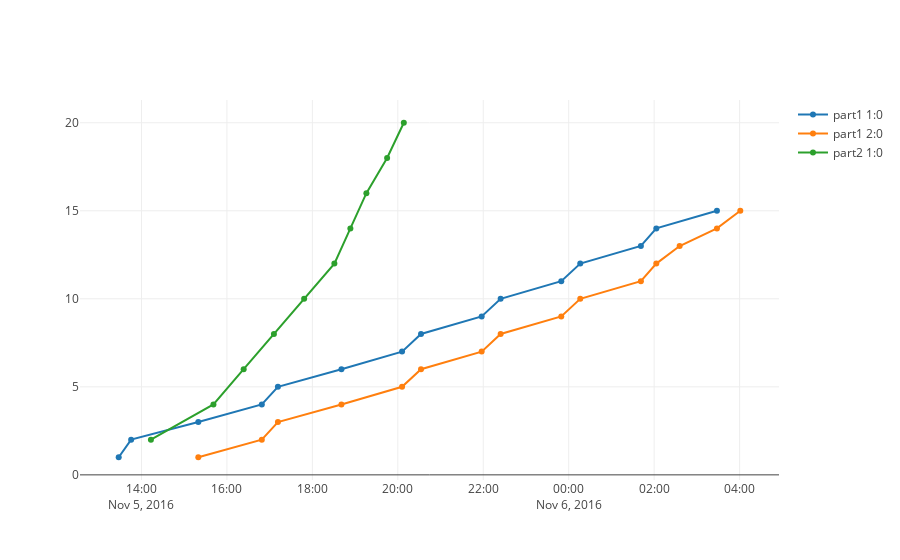

The code cell stored with this chart in its notebook:
### Code cell
plotly.offline.iplot(allocate.plot_simprod(results))
